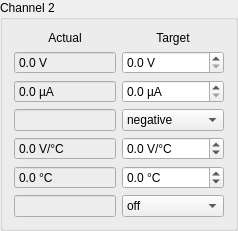
    <widget class="QGroupBox" name="groupBox_4">
     <property name="title">
      <string>Channel 2</string>
     </property>
     <layout class="QGridLayout" name="gridLayout_2" columnstretch="1,1">
      <item row="0" column="0">
       <widget class="QLabel" name="label_16">
        <property name="text">
         <string>Actual</string>
        </property>
        <property name="alignment">
         <set>Qt::AlignCenter</set>
        </property>
       </widget>
      </item>
      <item row="0" column="1">
       <widget class="QLabel" name="label_15">
        <property name="text">
         <string>Target</string>
        </property>
        <property name="alignment">
         <set>Qt::AlignCenter</set>
        </property>
       </widget>
      </item>
      <item row="1" column="0">
       <widget class="QDoubleSpinBox" name="spin_actual_voltage_limit_3">
        <property name="sizePolicy">
         <sizepolicy hsizetype="MinimumExpanding" vsizetype="Fixed">
          <horstretch>0</horstretch>
          <verstretch>0</verstretch>
         </sizepolicy>
        </property>
        <property name="palette">
         <palette>
          <active>
           <colorrole role="Base">
            <brush brushstyle="SolidPattern">
             <color alpha="255">
              <red>237</red>
              <green>237</green>
              <blue>237</blue>
             </color>
            </brush>
           </colorrole>
          </active>
          <inactive>
           <colorrole role="Base">
            <brush brushstyle="SolidPattern">
             <color alpha="255">
              <red>237</red>
              <green>237</green>
              <blue>237</blue>
             </color>
            </brush>
           </colorrole>
          </inactive>
          <disabled>
           <colorrole role="Base">
            <brush brushstyle="SolidPattern">
             <color alpha="255">
              <red>255</red>
              <green>255</green>
              <blue>255</blue>
             </color>
            </brush>
           </colorrole>
          </disabled>
         </palette>
        </property>
        <property name="readOnly">
         <bool>true</bool>
        </property>
        <property name="buttonSymbols">
         <enum>QAbstractSpinBox::NoButtons</enum>
        </property>
        <property name="suffix">
         <string> V</string>
        </property>
        <property name="decimals">
         <number>1</number>
        </property>
        <property name="maximum">
         <double>10000.000000000000000</double>
        </property>
        <property name="singleStep">
         <double>0.100000000000000</double>
        </property>
       </widget>
      </item>
      <item row="1" column="1">
       <widget class="QDoubleSpinBox" name="spin_target_voltage_limit_3">
        <property name="sizePolicy">
         <sizepolicy hsizetype="MinimumExpanding" vsizetype="Fixed">
          <horstretch>0</horstretch>
          <verstretch>0</verstretch>
         </sizepolicy>
        </property>
        <property name="suffix">
         <string> V</string>
        </property>
        <property name="decimals">
         <number>1</number>
        </property>
        <property name="maximum">
         <double>10000.000000000000000</double>
        </property>
        <property name="singleStep">
         <double>0.100000000000000</double>
        </property>
       </widget>
      </item>
      <item row="2" column="0">
       <widget class="QDoubleSpinBox" name="spin_actual_current_limit_3">
        <property name="sizePolicy">
         <sizepolicy hsizetype="MinimumExpanding" vsizetype="Fixed">
          <horstretch>0</horstretch>
          <verstretch>0</verstretch>
         </sizepolicy>
        </property>
        <property name="palette">
         <palette>
          <active>
           <colorrole role="Base">
            <brush brushstyle="SolidPattern">
             <color alpha="255">
              <red>237</red>
              <green>237</green>
              <blue>237</blue>
             </color>
            </brush>
           </colorrole>
          </active>
          <inactive>
           <colorrole role="Base">
            <brush brushstyle="SolidPattern">
             <color alpha="255">
              <red>237</red>
              <green>237</green>
              <blue>237</blue>
             </color>
            </brush>
           </colorrole>
          </inactive>
          <disabled>
           <colorrole role="Base">
            <brush brushstyle="SolidPattern">
             <color alpha="255">
              <red>255</red>
              <green>255</green>
              <blue>255</blue>
             </color>
            </brush>
           </colorrole>
          </disabled>
         </palette>
        </property>
        <property name="readOnly">
         <bool>true</bool>
        </property>
        <property name="buttonSymbols">
         <enum>QAbstractSpinBox::NoButtons</enum>
        </property>
        <property name="suffix">
         <string> µA</string>
        </property>
        <property name="decimals">
         <number>1</number>
        </property>
        <property name="maximum">
         <double>10000.000000000000000</double>
        </property>
        <property name="singleStep">
         <double>1.000000000000000</double>
        </property>
       </widget>
      </item>
      <item row="2" column="1">
       <widget class="QDoubleSpinBox" name="spin_target_current_limit_3">
        <property name="sizePolicy">
         <sizepolicy hsizetype="MinimumExpanding" vsizetype="Fixed">
          <horstretch>0</horstretch>
          <verstretch>0</verstretch>
         </sizepolicy>
        </property>
        <property name="suffix">
         <string> µA</string>
        </property>
        <property name="decimals">
         <number>1</number>
        </property>
        <property name="maximum">
         <double>10000.000000000000000</double>
        </property>
        <property name="singleStep">
         <double>0.100000000000000</double>
        </property>
       </widget>
      </item>
      <item row="3" column="0">
       <widget class="QLineEdit" name="le_actual_polarity_4">
        <property name="palette">
         <palette>
          <active>
           <colorrole role="Base">
            <brush brushstyle="SolidPattern">
             <color alpha="255">
              <red>237</red>
              <green>237</green>
              <blue>237</blue>
             </color>
            </brush>
           </colorrole>
          </active>
          <inactive>
           <colorrole role="Base">
            <brush brushstyle="SolidPattern">
             <color alpha="255">
              <red>237</red>
              <green>237</green>
              <blue>237</blue>
             </color>
            </brush>
           </colorrole>
          </inactive>
          <disabled>
           <colorrole role="Base">
            <brush brushstyle="SolidPattern">
             <color alpha="255">
              <red>255</red>
              <green>255</green>
              <blue>255</blue>
             </color>
            </brush>
           </colorrole>
          </disabled>
         </palette>
        </property>
        <property name="readOnly">
         <bool>true</bool>
        </property>
       </widget>
      </item>
      <item row="3" column="1">
       <widget class="QComboBox" name="combo_target_polarity_3">
        <item>
         <property name="text">
          <string>negative</string>
         </property>
        </item>
        <item>
         <property name="text">
          <string>positive</string>
         </property>
        </item>
       </widget>
      </item>
      <item row="4" column="0">
       <widget class="QDoubleSpinBox" name="spin_actual_tcomp_slope_4">
        <property name="sizePolicy">
         <sizepolicy hsizetype="MinimumExpanding" vsizetype="Fixed">
          <horstretch>0</horstretch>
          <verstretch>0</verstretch>
         </sizepolicy>
        </property>
        <property name="palette">
         <palette>
          <active>
           <colorrole role="Base">
            <brush brushstyle="SolidPattern">
             <color alpha="255">
              <red>237</red>
              <green>237</green>
              <blue>237</blue>
             </color>
            </brush>
           </colorrole>
          </active>
          <inactive>
           <colorrole role="Base">
            <brush brushstyle="SolidPattern">
             <color alpha="255">
              <red>237</red>
              <green>237</green>
              <blue>237</blue>
             </color>
            </brush>
           </colorrole>
          </inactive>
          <disabled>
           <colorrole role="Base">
            <brush brushstyle="SolidPattern">
             <color alpha="255">
              <red>255</red>
              <green>255</green>
              <blue>255</blue>
             </color>
            </brush>
           </colorrole>
          </disabled>
         </palette>
        </property>
        <property name="readOnly">
         <bool>true</bool>
        </property>
        <property name="buttonSymbols">
         <enum>QAbstractSpinBox::NoButtons</enum>
        </property>
        <property name="suffix">
         <string> V/°C</string>
        </property>
        <property name="decimals">
         <number>1</number>
        </property>
        <property name="minimum">
         <double>-9999.000000000000000</double>
        </property>
        <property name="maximum">
         <double>9999.000000000000000</double>
        </property>
        <property name="singleStep">
         <double>1.000000000000000</double>
        </property>
       </widget>
      </item>
      <item row="4" column="1">
       <widget class="QDoubleSpinBox" name="spin_target_tcomp_slope_5">
        <property name="sizePolicy">
         <sizepolicy hsizetype="MinimumExpanding" vsizetype="Fixed">
          <horstretch>0</horstretch>
          <verstretch>0</verstretch>
         </sizepolicy>
        </property>
        <property name="suffix">
         <string> V/°C</string>
        </property>
        <property name="decimals">
         <number>1</number>
        </property>
        <property name="minimum">
         <double>-9999.000000000000000</double>
        </property>
        <property name="maximum">
         <double>9999.000000000000000</double>
        </property>
        <property name="singleStep">
         <double>0.100000000000000</double>
        </property>
       </widget>
      </item>
      <item row="5" column="0">
       <widget class="QDoubleSpinBox" name="spin_actual_tcomp_slope_5">
        <property name="sizePolicy">
         <sizepolicy hsizetype="MinimumExpanding" vsizetype="Fixed">
          <horstretch>0</horstretch>
          <verstretch>0</verstretch>
         </sizepolicy>
        </property>
        <property name="palette">
         <palette>
          <active>
           <colorrole role="Base">
            <brush brushstyle="SolidPattern">
             <color alpha="255">
              <red>237</red>
              <green>237</green>
              <blue>237</blue>
             </color>
            </brush>
           </colorrole>
          </active>
          <inactive>
           <colorrole role="Base">
            <brush brushstyle="SolidPattern">
             <color alpha="255">
              <red>237</red>
              <green>237</green>
              <blue>237</blue>
             </color>
            </brush>
           </colorrole>
          </inactive>
          <disabled>
           <colorrole role="Base">
            <brush brushstyle="SolidPattern">
             <color alpha="255">
              <red>255</red>
              <green>255</green>
              <blue>255</blue>
             </color>
            </brush>
           </colorrole>
          </disabled>
         </palette>
        </property>
        <property name="readOnly">
         <bool>true</bool>
        </property>
        <property name="buttonSymbols">
         <enum>QAbstractSpinBox::NoButtons</enum>
        </property>
        <property name="suffix">
         <string> °C</string>
        </property>
        <property name="decimals">
         <number>1</number>
        </property>
        <property name="minimum">
         <double>0.000000000000000</double>
        </property>
        <property name="maximum">
         <double>50.000000000000000</double>
        </property>
        <property name="singleStep">
         <double>0.100000000000000</double>
        </property>
       </widget>
      </item>
      <item row="5" column="1">
       <widget class="QDoubleSpinBox" name="spin_target_tcomp_slope_4">
        <property name="sizePolicy">
         <sizepolicy hsizetype="MinimumExpanding" vsizetype="Fixed">
          <horstretch>0</horstretch>
          <verstretch>0</verstretch>
         </sizepolicy>
        </property>
        <property name="suffix">
         <string> °C</string>
        </property>
        <property name="decimals">
         <number>1</number>
        </property>
        <property name="minimum">
         <double>-9999.000000000000000</double>
        </property>
        <property name="maximum">
         <double>9999.000000000000000</double>
        </property>
        <property name="singleStep">
         <double>0.100000000000000</double>
        </property>
       </widget>
      </item>
      <item row="6" column="0">
       <widget class="QLineEdit" name="le_actual_polarity_5">
        <property name="palette">
         <palette>
          <active>
           <colorrole role="Base">
            <brush brushstyle="SolidPattern">
             <color alpha="255">
              <red>237</red>
              <green>237</green>
              <blue>237</blue>
             </color>
            </brush>
           </colorrole>
          </active>
          <inactive>
           <colorrole role="Base">
            <brush brushstyle="SolidPattern">
             <color alpha="255">
              <red>237</red>
              <green>237</green>
              <blue>237</blue>
             </color>
            </brush>
           </colorrole>
          </inactive>
          <disabled>
           <colorrole role="Base">
            <brush brushstyle="SolidPattern">
             <color alpha="255">
              <red>255</red>
              <green>255</green>
              <blue>255</blue>
             </color>
            </brush>
           </colorrole>
          </disabled>
         </palette>
        </property>
        <property name="readOnly">
         <bool>true</bool>
        </property>
       </widget>
      </item>
      <item row="6" column="1">
       <widget class="QComboBox" name="comboBox_2">
        <item>
         <property name="text">
          <string>off</string>
         </property>
        </item>
        <item>
         <property name="text">
          <string>0</string>
         </property>
        </item>
        <item>
         <property name="text">
          <string>1</string>
         </property>
        </item>
        <item>
         <property name="text">
          <string>2</string>
         </property>
        </item>
        <item>
         <property name="text">
          <string>3</string>
         </property>
        </item>
       </widget>
      </item>
     </layout>
    </widget>
